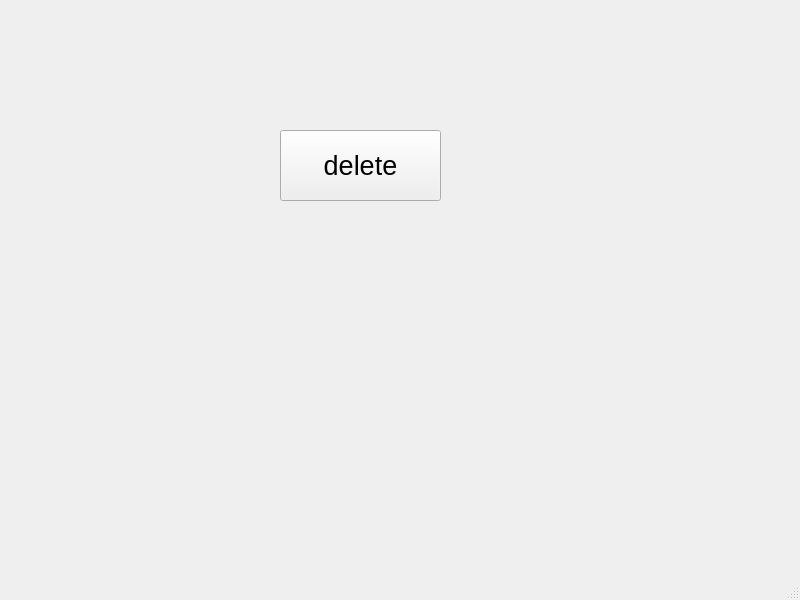
<?xml version="1.0" encoding="UTF-8"?>
<ui version="4.0">
 <class>MainWindow</class>
 <widget class="QMainWindow" name="MainWindow">
  <property name="geometry">
   <rect>
    <x>0</x>
    <y>0</y>
    <width>800</width>
    <height>600</height>
   </rect>
  </property>
  <property name="windowTitle">
   <string>MainWindow</string>
  </property>
  <widget class="QWidget" name="centralwidget">
   <widget class="QPushButton" name="pushButton">
    <property name="geometry">
     <rect>
      <x>280</x>
      <y>130</y>
      <width>161</width>
      <height>71</height>
     </rect>
    </property>
    <property name="font">
     <font>
      <pointsize>20</pointsize>
     </font>
    </property>
    <property name="layoutDirection">
     <enum>Qt::LayoutDirection::LeftToRight</enum>
    </property>
    <property name="text">
     <string>delete</string>
    </property>
    <property name="icon">
     <iconset theme="QIcon::ThemeIcon::EditDelete"/>
    </property>
   </widget>
  </widget>
  <widget class="QMenuBar" name="menubar">
   <property name="geometry">
    <rect>
     <x>0</x>
     <y>0</y>
     <width>800</width>
     <height>21</height>
    </rect>
   </property>
  </widget>
  <widget class="QStatusBar" name="statusbar"/>
 </widget>
 <resources/>
 <connections/>
</ui>
